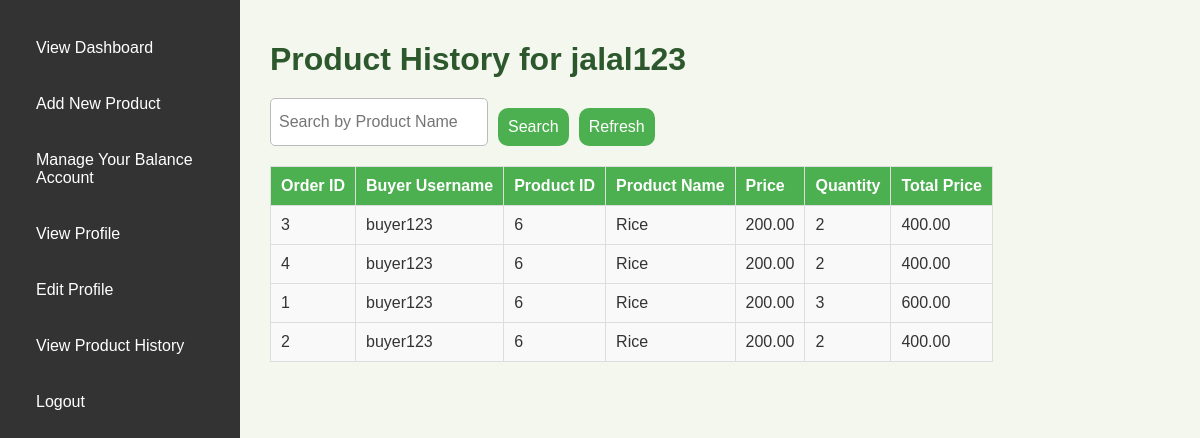
Page /seller/view/product_history.php (signed in) on the committed database.
### tables this page shows
CREATE TABLE `orderedproduct` (
  `order_id` int(11) NOT NULL,
  `pid` int(11) NOT NULL,
  `quantity` int(11) DEFAULT NULL,
  `price` decimal(10,2) DEFAULT NULL,
  `seller_username` varchar(100) DEFAULT NULL
);

CREATE TABLE `orders` (
  `OID` int(11) NOT NULL,
  `BuyerUsername` varchar(100) DEFAULT NULL,
  `TotalPrice` decimal(10,2) DEFAULT NULL,
  `DeliveryUsername` varchar(100) DEFAULT NULL,
  `Status` varchar(100) DEFAULT NULL
);

CREATE TABLE `product` (
  `PID` int(11) NOT NULL,
  `SellerUsername` varchar(100) DEFAULT NULL,
  `PName` varchar(100) NOT NULL,
  `Price` varchar(100) DEFAULT NULL,
  `Quantity` varchar(100) DEFAULT NULL,
  `Picture` varchar(100) DEFAULT NULL,
  `Details` text DEFAULT NULL
);

### seller/control/product_history_control.php (called while the page is built, shortened)
<?php
include('../model/db.php');
$sellerUsername = $_SESSION['username'];
$db = new mydb();
$conn = $db->openCon();
$searchTerm = isset($_GET['search']) ? $_GET['search'] : '';
$productHistory = $db->getProductHistory($sellerUsername, $searchTerm, 'asc', $conn);
?>

### seller/model/db.php (called while the page is built, shortened)
<?php
    class mydb {
            function getProductHistory($sellerUsername, $searchTerm, $sortOrder, $connobject) {
                $searchTerm = "%" . $connobject->real_escape_string($searchTerm) . "%";
                $query = "SELECT op.order_id, o.BuyerUsername, op.pid, p.PName, op.price, op.quantity, (op.price * op.quantity) AS TotalPrice
                          FROM orderedproduct op
                          JOIN product p ON op.pid = p.PID
                          JOIN orders o ON op.order_id = o.OID
                          WHERE op.seller_username = ? AND p.PName LIKE ?";
                if ($sortOrder === 'asc') {
                    $query .= " ORDER BY p.PName ASC";
                } else {
                    $query .= " ORDER BY p.PName DESC";
                }
                $stmt = $connobject->prepare($query);
                $stmt->bind_param("ss", $sellerUsername, $searchTerm);
                $stmt->execute();
                $result = $stmt->get_result();
                $productHistory = [];
                while ($row = $result->fetch_assoc()) {
                    $productHistory[] = $row;
                }
                return $productHistory;
            }
    }
    ?>

### seller/view/product_history.php (the view, shortened to what this page needs)
<?php
include('../control/product_history_control.php');
$sellerUsername = $_SESSION['username'];
?>
<!DOCTYPE html>
<html lang="en">
<head>
    <link rel="stylesheet" href="../css/product_history.css">
</head>
<body>
<div class="navbar">
<a href="seller_profile.php">View Dashboard</a>
    <a href="add_product.php">Add New Product</a>
    <a href="seller_balance_account.php">Manage Your Balance Account</a>
    <a href="view_profile.php">View Profile</a>
    <a href="seller_profile_edit.php">Edit Profile</a>
    <a href="product_history.php">View Product History</a>
    <a href="../control/seller_session_destroy.php">Logout</a>
</div>
<div class="main-content">
    <h1>Product History for <?php echo htmlspecialchars($sellerUsername); ?></h1>
    <form method="get" class="search-refresh-form">
        <input type="text" name="search" placeholder="Search by Product Name" value="<?php echo isset($_GET['search']) ? htmlspecialchars($_GET['search']) : ''; ?>">
        <button type="submit">Search</button>
        <button type="submit" name="refresh">Refresh</button>
    </form>
    <div id="product-history">
        <table border="1">
            <tr>
                <th>Order ID</th>
                <th>Buyer Username</th>
                <th>Product ID</th>
                <th>Product Name</th>
                <th>Price</th>
                <th>Quantity</th>
                <th>Total Price</th>
            </tr>
            <?php if (!empty($productHistory)): ?>
                <?php foreach ($productHistory as $history): ?>
                    <tr>
                        <td><?php echo htmlspecialchars($history['order_id']); ?></td>
                        <td><?php echo htmlspecialchars($history['BuyerUsername']); ?></td>
                        <td><?php echo htmlspecialchars($history['pid']); ?></td>
                        <td><?php echo htmlspecialchars($history['PName']); ?></td>
                        <td><?php echo htmlspecialchars($history['price']); ?></td>
                        <td><?php echo htmlspecialchars($history['quantity']); ?></td>
                        <td><?php echo htmlspecialchars($history['TotalPrice']); ?></td>
                    </tr>
                <?php endforeach; ?>
            <?php else: ?>
                <tr>
                    <td colspan="7">No product history found.</td>
                </tr>
            <?php endif; ?>
        </table>
    </div>
</div>
</body>
</html>

### seller/css/product_history.css (style rules this page uses)
body { font-family: Arial, sans-serif; background-color: #f3f7ed; color: #333; margin: 0; padding: 0; display: flex; }
.navbar { width: 200px; background-color: #333; padding: 20px; display: flex; flex-direction: column; align-items: flex-start; height: 100vh; position: fixed; top: 0; left: 0; }
.navbar a { color: white; text-decoration: none; padding: 14px 16px; margin: 5px 0; width: 100%; text-align: left; border-radius: 5px; }
.main-content { margin-left: 250px; padding: 20px; }
h1 { color: #2d572c; margin-bottom: 20px; }
form { margin-bottom: 20px; }
input[type="text"], select { padding: 8px; border: 1px solid #bbb; border-radius: 5px; font-size: 1em; width: 200px; }
button { background-color: #4CAF50; color: white; padding: 10px; border: none; font-size: 1em; border-radius: 10px; cursor: pointer; margin-top: 10px; }
table { width: 100%; border-collapse: collapse; margin-top: 20px; }
th, td { padding: 10px; border: 1px solid #ddd; text-align: left; }
th { background-color: #4CAF50; color: white; }
td { background-color: #f9f9f9; }
.search-refresh-form { display: flex; gap: 10px; }

### rows in the picture
orderedproduct: order "3", order.BuyerUsername "buyer123", pid "6", pid.PName "Rice", price "200.00", quantity "2", TotalPrice "400.00"
orderedproduct: order "4", order.BuyerUsername "buyer123", pid "6", pid.PName "Rice", price "200.00", quantity "2", TotalPrice "400.00"
orderedproduct: order "1", order.BuyerUsername "buyer123", pid "6", pid.PName "Rice", price "200.00", quantity "3", TotalPrice "600.00"
orderedproduct: order "2", order.BuyerUsername "buyer123", pid "6", pid.PName "Rice", price "200.00", quantity "2", TotalPrice "400.00"

### other values in the picture
$sellerUsername "jalal123"
